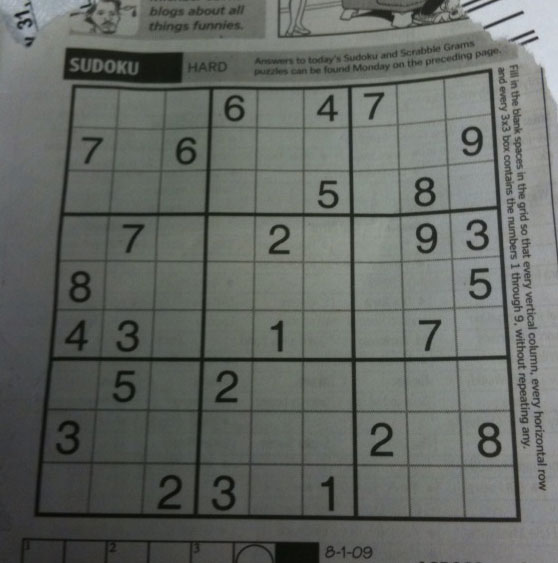
#> input picture data/sudoku.png, 558 x 563 px
$ python v.hough_line_transform.py
#> lines starting #> are read from the running program, lines starting #| are printed output that depends on the picture; after the words box and inside, x2 and y2 are one past the last pixel; in counts of white or black regions, pixels touching at a corner belong together
'''
Hough transform is a technique used to detect any shape, if you
can represent it in a mathematical form. It can even detect the
shape if it is broken or distorted a bit. The algorithm is as follows:

1. Edge detection

2. Mapping of edge points to the Hough space and storage in the accumulator

3. Interpretation of the accumulator to yield lines of infinite length
(Done by thresholding and possibly other constraints)

4. Conversion of infinite lines to finite lines
'''

import cv2
import numpy as np

img = cv2.imread('data/sudoku.png')
#> img is the input picture: shape (563, 558, 3); mean B, G, R 99.5, 104.1, 100
img2 = img.copy()
gray = cv2.cvtColor(img, cv2.COLOR_BGR2GRAY)

# 1. Using canny edge detector
edges = cv2.Canny(gray, 50, 150, apertureSize=3)
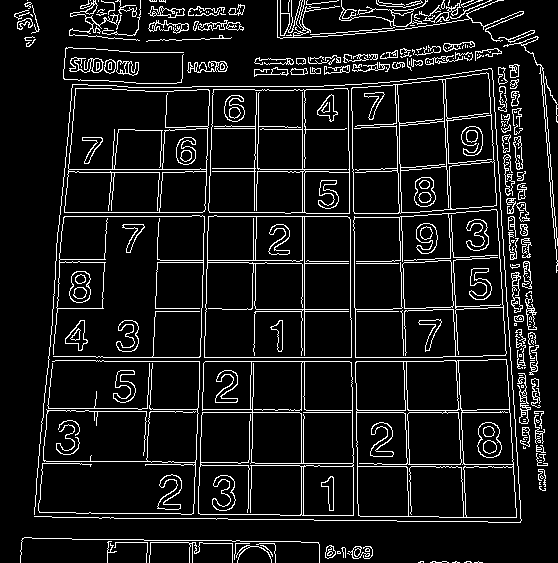
#> edges: shape (563, 558); 9.4% white in thin lines or dots
cv2.imshow('edges',edges)

'''
2. Hough Lines method:
1st arg is the image
2nd arg is the row value is the distance resolution of the accumulator (usually 1)
3rd value is theta value which is angle resolution of the accumulator
4th arg is threshold
'''
lines = cv2.HoughLines(edges,1,np.pi/180, 200) # Image,row value
#> lines = 29 rows, first 8: [361, 1.57], [357, 1.57], [304, 0], [412, 1.57], [212, 0.0349], [216, 0.0349], [216, 1.57], [-349, 3.12]

for line in lines:
    rho, theta = line[0] # rho is distance from (0,0), theta is angle
    a = np.cos(theta) # horizontal vector
    b = np.sin(theta) # vertical vector
    x0 = a * rho
    y0 = b * rho  # both of these gives the top left corner of the image

    # x1 is rounded off value of row x cos(theta) - 1000*sin(theta)
    x1 = int(x0 + 1000*(-b))

    # Similarly the rest is calculated
    y1 = int(y0 + 1000 * a)
    x2 = int(x0 - 1000 * (-b))
    y2 = int(y0 - 1000 * a)

    #Drawing the line:
    cv2.line(img,(x1,y1),(x2,y2),(0,0,255),2)
#> this loop made 29 passes
#> (rho, theta, a, b, x0, y0, x1, y1) on passes 1 to 12: (361, 1.57, -4.37e-08, 1, -1.58e-05, 361, -1000, 360), (357, 1.57, -4.37e-08, 1, -1.56e-05, 357, -1000, 356), (304, 0, 1, 0, 304, 0, 304, 1000), (412, 1.57, -4.37e-08, 1, -1.8e-05, 412, -1000, 411), (212, 0.0349, 0.999, 0.0349, 211.9, 7.4, 176, 1006), (216, 0.0349, 0.999, 0.0349, 215.9, 7.54, 180, 1006), (216, 1.57, -4.37e-08, 1, -9.44e-06, 216, -1000, 215), (-349, 3.12, -1, 0.0175, 348.9, -6.09, 331, -1005), (169, 1.57, -4.37e-08, 1, -7.39e-06, 169, -1000, 168), (257, 0.0175, 1, 0.0175, 257, 4.49, 239, 1004), (212, 1.57, -4.37e-08, 1, -9.27e-06, 212, -1000, 211), (-393, 3.11, -0.999, 0.0349, 392.8, -13.72, 357, -1013)
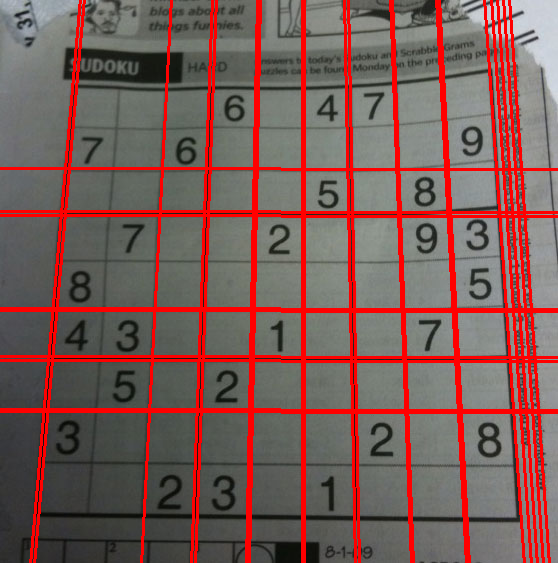
#> img: shape (563, 558, 3); 14.38% of pixels changed, all inside (x1, y1, x2, y2) = (0, 0, 558, 563)

cv2.imshow('Hough Lines',img)

'''
2.5 Probabilistic Hough Lines Method
1st arg is the image
2nd arg is the row value is the distance resolution of the accumulator (usually 1)
3rd value is theta value which is angle resolution of the accumulator
4th arg is threshold
5th arg is minlinelength (Lines shorter than this will be rejected)
'''
lines2 = cv2.HoughLinesP(edges, 1, np.pi/180, 200, minLineLength=100, maxLineGap=10)
#> lines2 = 28 rows, first 6: [96, 361, 443, 361], [304, 418, 304, 86], [96, 357, 442, 357], [175, 412, 543, 412], [201, 325, 209, 86], [354, 245, 356, 362]

for line in lines2:
    x1,y1,x2,y2 = line[0]
    cv2.line(img2,(x1,y1),(x2,y2),(0,255,0),2)
#> this loop made 28 passes
#> (x1, y1, x2, y2) on passes 1 to 12: (96, 361, 443, 361), (304, 418, 304, 86), (96, 357, 442, 357), (175, 412, 543, 412), (201, 325, 209, 86), (354, 245, 356, 362), (59, 216, 354, 216), (449, 229, 464, 521), (60, 212, 305, 212), (199, 485, 213, 86), (401, 208, 406, 378), (64, 169, 205, 169)
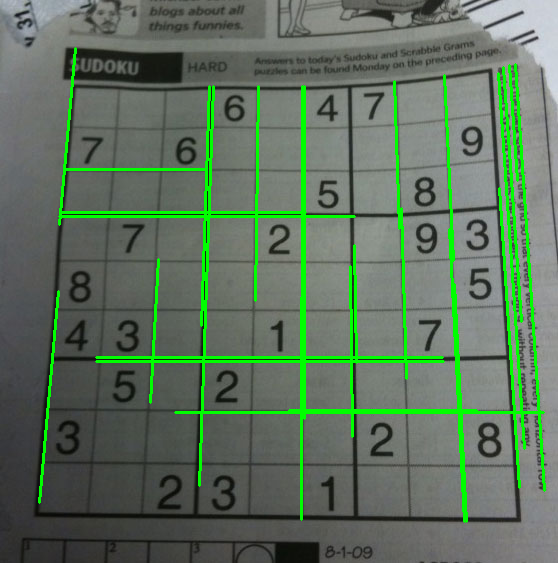
#> img2: shape (563, 558, 3); 6.28% of pixels changed, all inside (x1, y1, x2, y2) = (38, 47, 546, 523)

cv2.imshow('Hough Lines P',img2)


k = cv2.waitKey(0)
#> (key Esc is pressed here)
cv2.destroyAllWindows()

$ run again, with data/aloeGT.png copied over data/sudoku.png
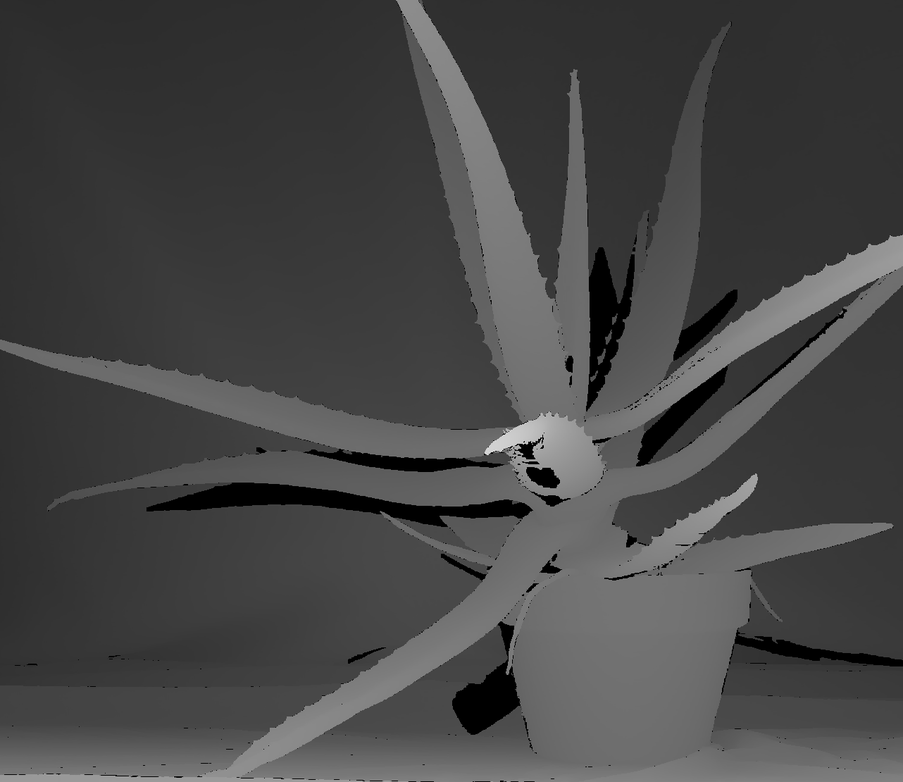
#> input picture data/aloeGT.png, 903 x 782 px, shrunk from 1282 x 1110 before the run
#> img is the input picture: shape (782, 903, 3); min 0, max 233, mean 69.8
#> `edges = cv2.Canny(gray, 50, 150, apertureSize=3)`:
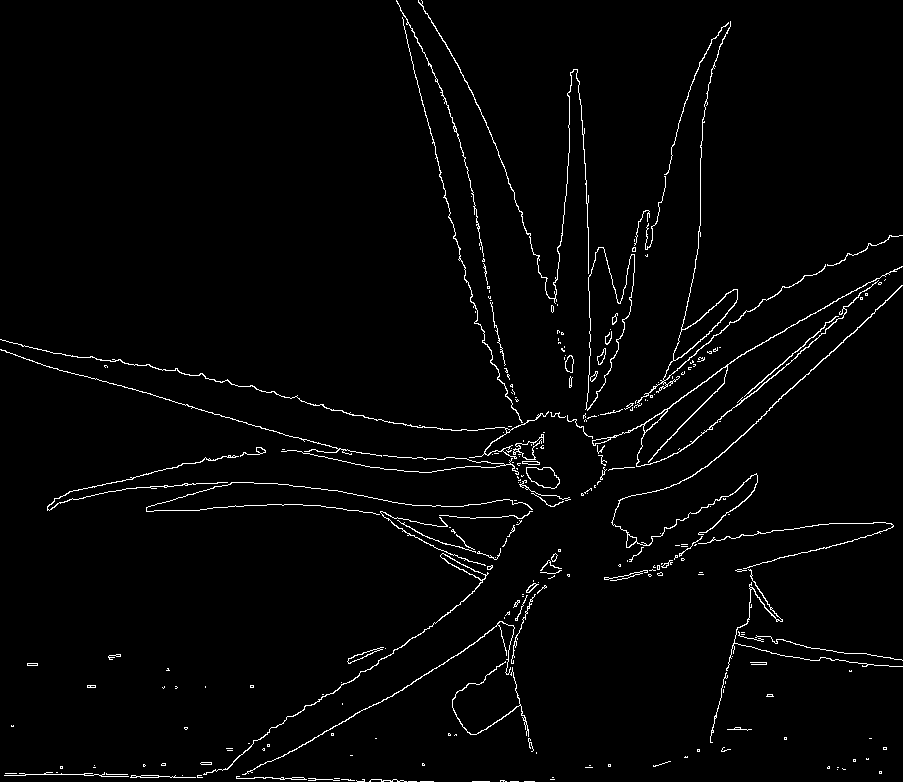
#> edges: shape (782, 903); 2.2% white in thin lines or dots
#> lines = [[-385, 2.9], [824, 0.82], [773, 1.59]]
#> the loop `for line in lines:` made 3 passes
#> (rho, theta, a, b, x0, y0, x1, y1) on passes 1 to 3: (-385, 2.9, -0.97, 0.242, 373.6, -93.14, 131, -1063), (824, 0.82, 0.682, 0.731, 562, 602.6, -169, 1284), (773, 1.59, -0.0175, 1, -13.49, 772.9, -1013, 755)
#> lines2 = [[403, 23, 478, 324], [718, 457, 902, 285], [165, 399, 351, 453]]
#> the loop `for line in lines2:` made 3 passes
#> after the loop `for line in lines2:`:
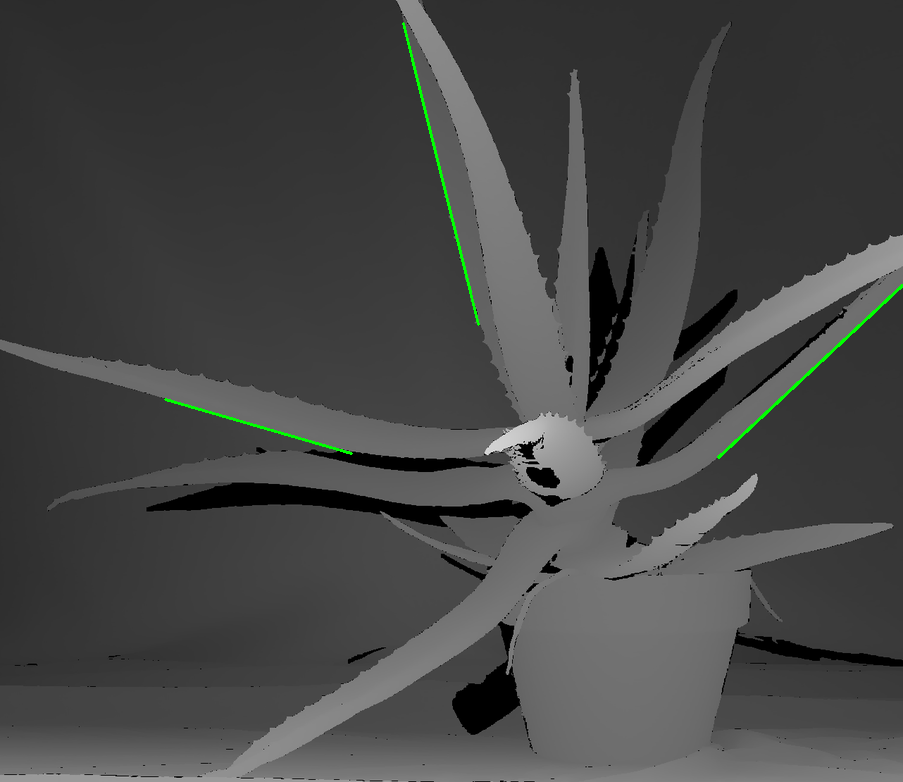
#> img2: shape (782, 903, 3); 0.32% of pixels changed, all inside (x1, y1, x2, y2) = (164, 22, 903, 459)
